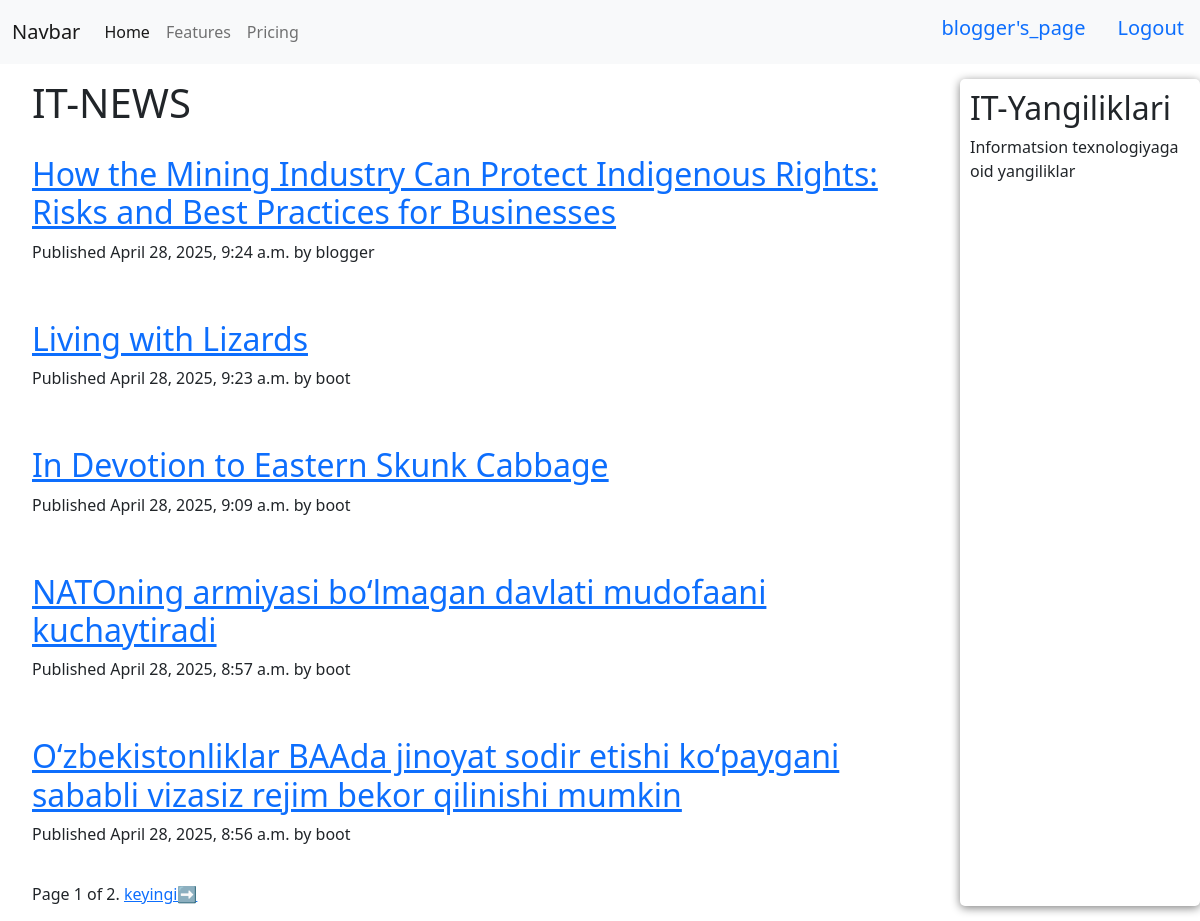
Screenshot of / (signed in) with the database file from the repository.
### blogg/models.py (models this page shows, shortened)
class Post(models.Model):
    STATUS_CHOICES = (
        ('draft', 'Draft'),
        ('published', 'Published')
    )
    title = models.CharField(max_length=250)
    slug = models.SlugField(max_length=255)
    author = models.ForeignKey(User, on_delete=models.CASCADE, related_name='blog_posts')
    body = models.TextField()
    publish = models.DateTimeField(default=timezone.now)
    created = models.DateTimeField(auto_now_add=True)
    updated = models.DateTimeField(auto_now=True)
    status = models.CharField(max_length=10, choices=STATUS_CHOICES, default='draft')
    class Meta:
        ordering = ('-publish',)
    objects = models.Manager()
    published = PublishedManager()
    def get_absolute_url(self):
        return reverse("blog:post_detail", args=[self.publish.year,
                                                 self.publish.month,
                                                 self.publish.day,
                                                 self.slug])

### blogg/views.py (the view)
# urls.py: path('', PostListView.as_view(), name='blog'),
class PostListView(ListView):
    queryset = Post.published.all()
    context_object_name = 'posts'
    paginate_by = 5
    template_name = "blog/post/list.html"

### templates/blog/post/list.html (shortened to what this page needs)
{% extends 'blog/base.html' %}
{% block content %}
    <h1>IT-NEWS</h1>
    {% for post in posts %}
        <div class="post">
            {% if user.is_authenticated %}
                <h2>
                    <a href="{{ post.get_absolute_url }}">{{ post.title }}</a>
                </h2>
            {% else %}
                <h2>
                    <a href="#">{{ post.title }}</a>
                </h2>
            {% endif %}
            <p class="date">
                Published {{ post.publish }} by {{post.author}}
            </p>
        </div>
    {%endfor%}
    {% include "paginator.html" with page=page_obj %}
{% endblock  %}

### templates/blog/navbar.html (shortened to what this page needs)
<nav class="navbar navbar-expand-lg navbar-light bg-light">
  <div class="container-fluid">
    <a class="navbar-brand" href="#">Navbar</a>
    <div class="collapse navbar-collapse" id="navbarNav">
      <ul class="navbar-nav">
        <li class="nav-item">
          <a class="nav-link active" aria-current="page" href="{% url 'blog:blog'%}">Home</a>
        </li>
        <li class="nav-item">
          <a class="nav-link" href="#">Features</a>
        </li>
        <li class="nav-item">
          <a class="nav-link" href="#">Pricing</a>
        </li>
      </ul>
    </div>
  </div>
  {% if user.is_authenticated %}
      <li class="nav-item navbar-collapse" >
        <h5><a class="nav-link" href="">{{user.username}}'s_page</a></h5>
      </li>
      <li class="nav-item navbar-collapse" >
          <h5><a class="nav-link" href="{% url 'logout' %}">Logout</a></h5>
      </li>
  {% endif%}
</nav>

### static/css/blog.css (style rules this page uses)
* { margin: 0; padding: 0; transition: 0.3s; }
.post { padding: 20px 0; }

### rows the page displays
Post: title "How the Mining Industry Can Protect Indigenous Rights: Risks and Best Practices for Businesses", publish "April 28, 2025, 9:24 a.m.", author "blogger"
Post: title "Living with Lizards", publish "April 28, 2025, 9:23 a.m.", author "boot"
Post: title "In Devotion to Eastern Skunk Cabbage", publish "April 28, 2025, 9:09 a.m.", author "boot"
Post: title "NATOning armiyasi bo‘lmagan davlati mudofaani kuchaytiradi", publish "April 28, 2025, 8:57 a.m.", author "boot"
Post: title "O‘zbekistonliklar BAAda jinoyat sodir etishi ko‘paygani sababli vizasiz rejim bekor qilinishi mumkin", publish "April 28, 2025, 8:56 a.m.", author "boot"

### other values shown
{{ user.username }} "blogger"
{{ page.number }} "1"
{{ page.paginator.num_pages }} "2"
